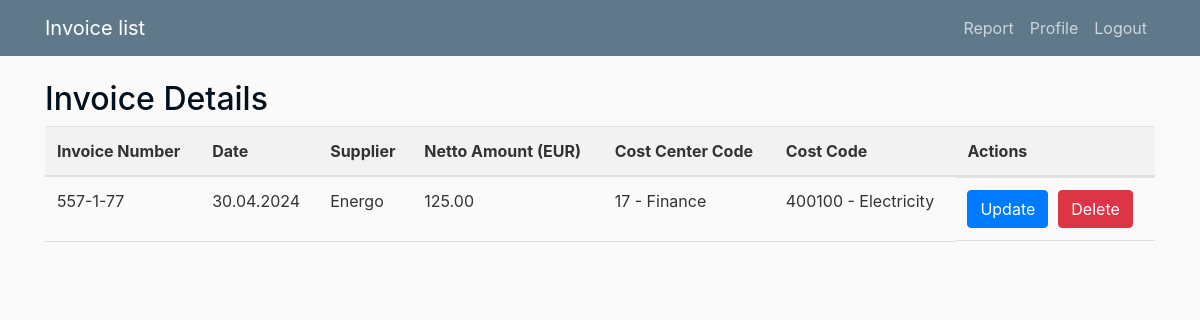
The page /detail/31/ (signed in) on the database its author committed.
### invoice/models.py (models this page shows, shortened)
class Invoice(models.Model):
    cost_code = models.ForeignKey(TypeOfCost, on_delete=models.CASCADE)
    cost_center_code = models.ForeignKey(CostCenter, on_delete=models.CASCADE)
    supplier = models.ForeignKey(Supplier, on_delete=models.CASCADE)
    netto_amount = models.DecimalField(max_digits=10, decimal_places=2)
    date = models.DateField()
    invoice_number = models.CharField(max_length=20)
    user = models.ForeignKey(User, on_delete=models.CASCADE)

class Supplier(models.Model):
	supplier_name = models.CharField(max_length=40)
	def __str__(self):
         return self.supplier_name

class CostCenter(models.Model):
	cost_center_code = models.IntegerField()
	cost_center_name = models.CharField(max_length=40)
	def __str__(self):
	   return f"{self.cost_center_code} - {self.cost_center_name}"

class TypeOfCost(models.Model):
	cost_code = models.IntegerField()
	cost_name = models.CharField(max_length=40)
	def __str__(self):
	   return f"{self.cost_code} - {self.cost_name}"

### invoice/views.py (the view)
# urls.py: path('detail/<int:pk>/', views.invoice_detail, name='invoice-detail'),
@login_required
def invoice_detail(request, pk):
    invoice = get_object_or_404(Invoice, pk=pk)
    return render(request, 'invoice/invoice_detail.html', {'invoice': invoice})

### users/templatetags/custom_filters.py (called while the page is built)
@register.filter
def format_number(value):
    try:
        locale.setlocale(locale.LC_ALL, 'it_IT.UTF-8')
        formatted_value = locale.format_string("%0.2f", value, grouping=True)
        return formatted_value
    except (ValueError, locale.Error):
        return value

### invoice/templates/invoice/invoice_detail.html (shortened to what this page needs)
{% extends "invoice/base.html" %}
{% load static %}
{% load custom_filters %}
{% block content %}
    <h2 style="color: #020f1d;">Invoice Details</h2>
    <div class="table">
        <table style="width: 100%;">
                <tr style="width: 1%;white-space: nowrap;">
                    <th scope="col" >Invoice Number</th>
                    <th scope="col">Date</th>
                    <th scope="col">Supplier</th>
                    <th scope="col">Netto Amount (EUR)</th>
                    <th scope="col">Cost Center Code</th>
                    <th scope="col" >Cost Code</th>
                    <th scope="col">Actions</th>
            <tbody>
                <tr style="width: 1%;white-space: nowrap;">
                    <td>{{ invoice.invoice_number }}</td>
                    <td>{{ invoice.date|date:"d.m.Y" }}</td>
                    <td>{{ invoice.supplier }}</td>
                    <td>{{ invoice.netto_amount|format_number }}</td>
                    <td>{{ invoice.cost_center_code }}</td>
                    <td>{{ invoice.cost_code }}</td>
                    <td style="display: flex; align-items: center;">
                        <a href="{% url 'update_invoice' pk=invoice.pk %}" class="btn btn-primary" style="margin-right: 10px;">Update</a>
                        <form action="{% url 'delete_invoice' invoice.pk %}" method="post" style="display: inline;">
                            <button type="submit" class="btn btn-danger" onclick="return confirm('Are you sure you want to delete this invoice?');">Delete</button>
                        </form>
                    </td>
                </tr>
            </tbody>
        </table>
</div>
{% endblock content %}

### invoice/static/invoice/main.css (style rules this page uses)
body { background: #fafafa; color: #333333; margin-top: 5rem; }
h1, h2, h3, h4, h5, h6 { color: #444444; }
.table { width: 100%; border-collapse: collapse; }
th, td { padding: 8px; text-align: left; border-bottom: 1px solid #ddd; }
th { background-color: #f2f2f2; color: #333; font-weight: bold; }
td { vertical-align: top; }

### rows shown on the page
Invoice: invoice_number "557-1-77", date "30.04.2024", supplier "Energo", netto_amount "125.00", cost_center_code "17 - Finance", cost_code "400100 - Electricity"
